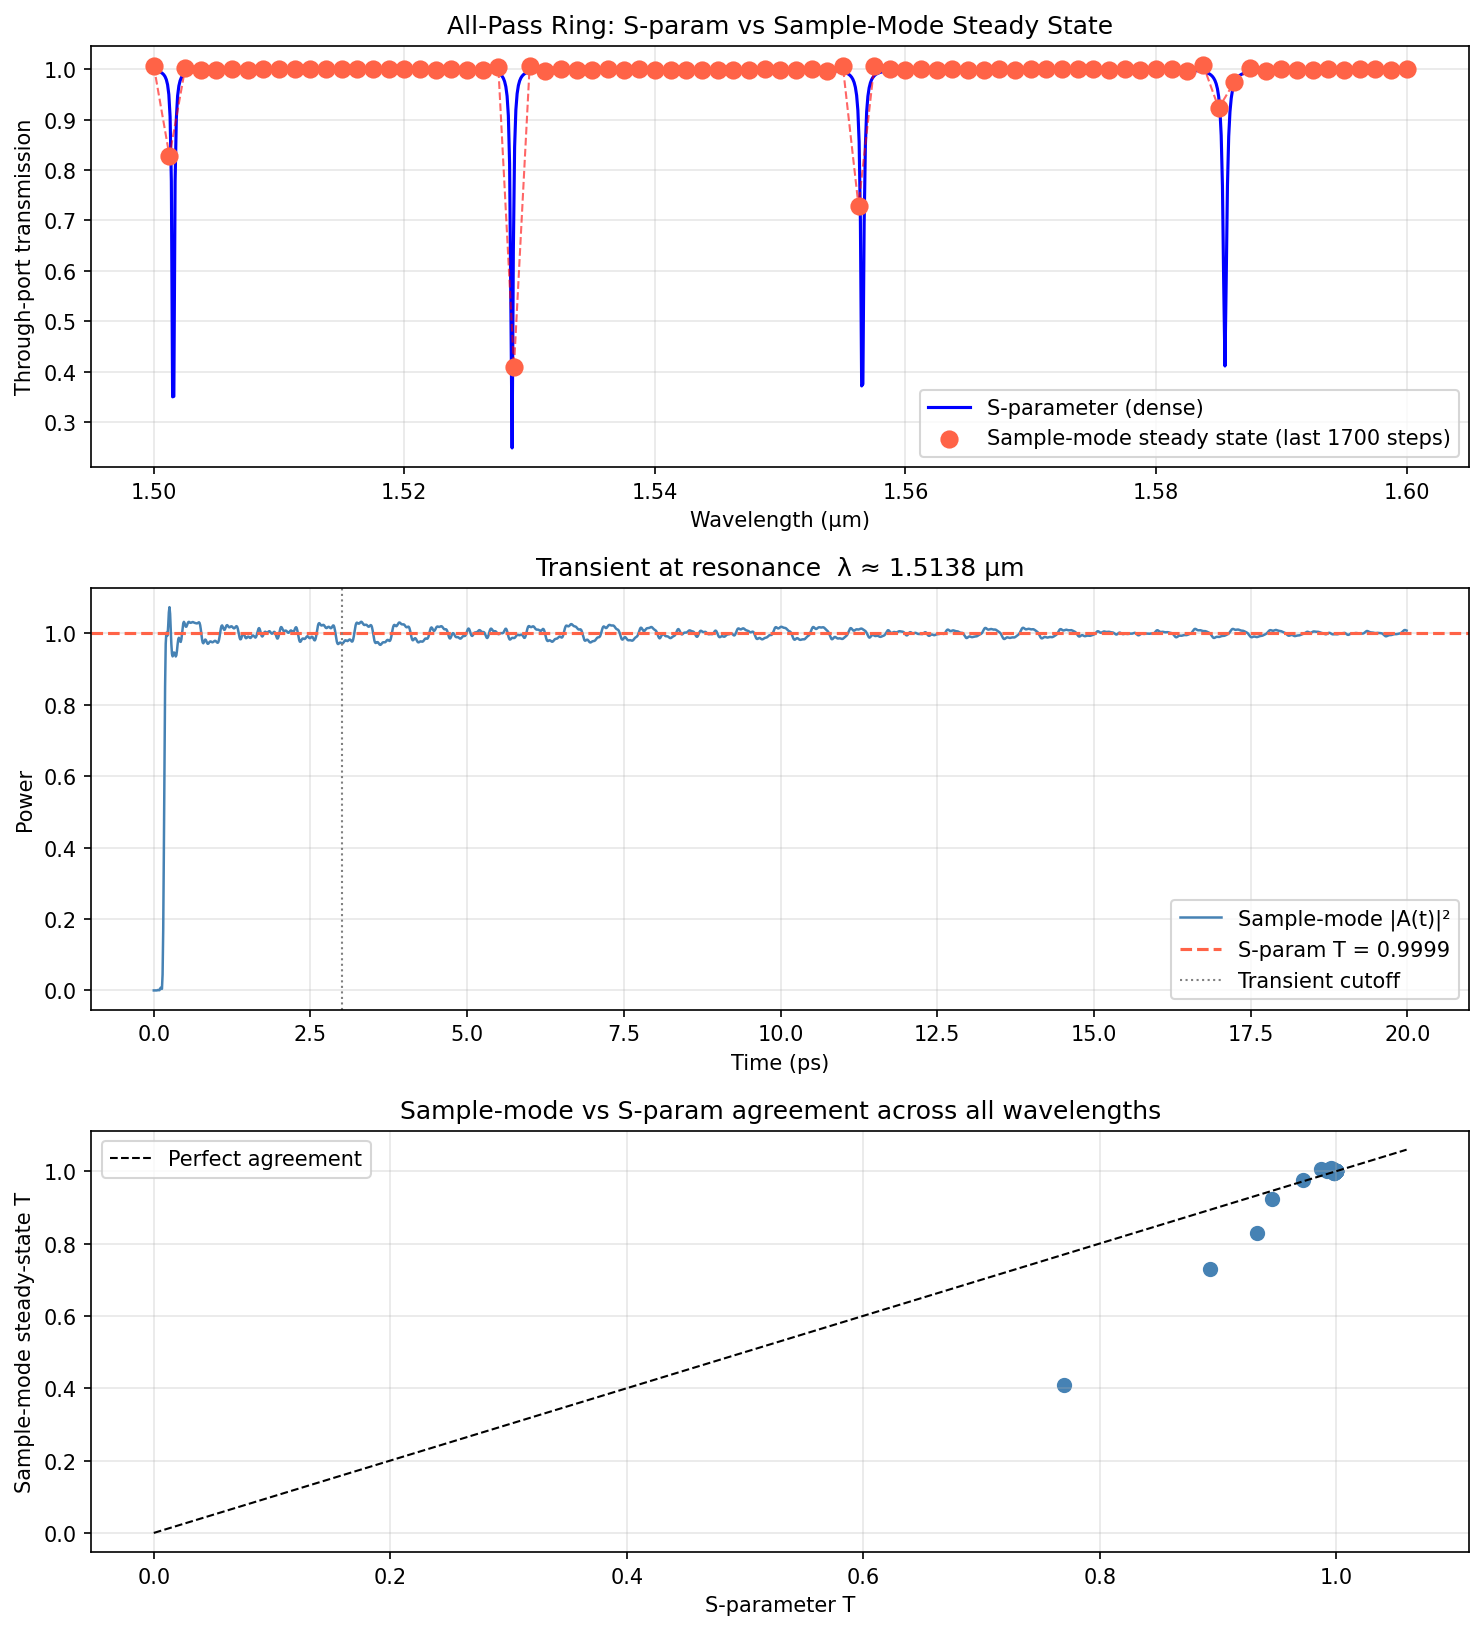

Write Python code to recreate this figure.
"""
single_ring_sm_test.py

Minimal test: sample-mode simulation of a single all-pass SiEPIC ring resonator
versus the exact S-parameter frequency response.

Goal: verify that the frequency-shifting code (exp(j*delta_omega)*A, B) drives the
sample-mode steady state to the correct S-parameter transmission at each wavelength.

Topology
--------
  OpticalCombSource ──► half_ring ──► [output]
                           │    ▲
                           ▼    │
                        waveguide (ring cavity)

Run
---
  cd <repo root>
  python examples/single_ring_sm_test.py
"""
import numpy as np
import jax.numpy as jnp
import matplotlib.pyplot as plt

from simphony.circuit.circuit import Circuit
from simphony.simulation.s_parameter import (
    SParameterSimulation,
    SParameterSimulationParameters,
)
from simphony.simulation.sample_mode import (
    SampleModeSimulation,
    SampleModeSimulationParameters,
)
from simphony.libraries.ideal.sources import OpticalCombSource
from simphony.libraries.siepic import half_ring, waveguide

# ── Ring parameters ───────────────────────────────────────────────────────────
# half_ring: gap (nm), radius (µm), width (nm), thickness (nm)
# waveguide:  length (µm), width (nm), height (nm), loss (dB/cm)
# Ring round-trip: π*radius + length ≈ π*5 + 5 ≈ 20.7 µm
# T_rt ≈ ng * L_rt / c ≈ 3.7 * 20.7e-6 / 3e8 ≈ 255 fs  →  dt must be well below this
HR = dict(pol="te", gap=100, radius=5, width=500, thickness=220, coupling_length=0)
WG = dict(pol="te", length=5.0, width=500, height=220, loss=100.0)

DT        = 1e-14   # 10 fs  (dt ≪ T_rt ✓, and waveguide VF fit is near machine precision)
N_STEPS   = 2000
TRANSIENT = 300     # steps to discard when averaging steady state

# ── Wavelength grids ──────────────────────────────────────────────────────────
wl_sp_um = np.linspace(1.50, 1.60, 1001)         # dense S-param grid (µm)
sm_wl_m  = jnp.linspace(1.50, 1.60, 81) * 1e-6  # sample-mode probe wavelengths (m)
sm_wl_um = np.array(sm_wl_m) * 1e6              # same, in µm for plotting

# ── Vector-fitting parameters (passed per-component in pre-wrapped format) ────
VF = dict(
    model_order=None,       # auto-select via golden-section search
    min_model_order=2,
    max_model_order=30,
    num_frequency_samples=800,
    center_wavelength=1.55e-6,
    spectral_range=(1.50e-6, 1.60e-6),
)

# ── S-parameter simulation (ground truth) ─────────────────────────────────────
ring_netlist = {
    "instances":   {"hr": "half_ring", "wg": "waveguide"},
    "connections": {"hr,port_2": "wg,o0", "wg,o1": "hr,port_4"},
    "ports":       {"in": "hr,port_1", "out": "hr,port_3"},
}
sp_circuit  = Circuit(ring_netlist, {"half_ring": half_ring, "waveguide": waveguide})
sp_settings = {"hr": HR, "wg": WG}
sp_sim      = SParameterSimulation(sp_circuit, sp_settings, SParameterSimulationParameters())
sp_result   = sp_sim.run(wl=wl_sp_um)
sp_T        = np.abs(np.array(sp_result.s_parameters[("in", "out")]))**2

# S-param at exactly the sample-mode probe wavelengths (for direct comparison)
sp_at_sm    = np.abs(np.array(sp_sim.run(wl=sm_wl_um).s_parameters[("in", "out")]))**2
print(f"S-parameter done.  T range: [{sp_T.min():.4f}, {sp_T.max():.4f}]")

# ── Sample-mode simulation ────────────────────────────────────────────────────
# Settings in pre-wrapped format so vector_fitting_parameters is picked up
# correctly alongside sax_settings (avoids the auto-wrap that would bury VF params).
sm_netlist = {
    "instances": {
        "hr":     "half_ring",
        "wg":     "waveguide",
        "source": "comb_source",
    },
    "connections": {
        "hr,port_2":  "wg,o0",
        "wg,o1":      "hr,port_4",
        "source,o0":  "hr,port_1",
    },
    "ports": {"out": "hr,port_3"},
}
sm_models   = {"half_ring": half_ring, "waveguide": waveguide, "comb_source": OpticalCombSource}
sm_circuit  = Circuit(sm_netlist, sm_models)

sm_settings = {
    "hr":     {"sax_settings": HR, "vector_fitting_parameters": VF},
    "wg":     {"sax_settings": WG, "vector_fitting_parameters": VF},
    "source": {"wavelength": sm_wl_m, "linewidth": 0.0},
}
sm_params = SampleModeSimulationParameters(
    optical_baseband_wavelengths=sm_wl_m,
    dt=DT,
    num_time_steps=N_STEPS,
)

sm_sim = SampleModeSimulation(
    sm_circuit,
    sm_settings,
    tracked_ports={"out": "hr,port_3"},
    simulation_parameters=sm_params,
)

print(f"Running sample-mode: {N_STEPS} steps × {len(sm_wl_m)} wavelengths, dt={DT:.0e} s …")
sm_result = sm_sim.run(use_jit=True)
print("Done.")

# ── Inspect all output signals ────────────────────────────────────────────────
print("\nAll output signals in result:")
for inst, ports in sm_result.items():
    for port, sig in ports.items():
        if hasattr(sig, "amplitude"):
            amp = np.array(sig.amplitude)
            print(f"  {inst!r:45s}  port={port!r:10s}  "
                  f"shape={str(amp.shape):15s}  max|A|={np.abs(amp).max():.4f}")

# ── Find the ring through-port output (port_3) ───────────────────────────────
out_amp   = None
out_label = None
n_wl      = len(sm_wl_m)

for inst, ports in sm_result.items():
    for port, sig in ports.items():
        if hasattr(sig, "amplitude"):
            amp = np.array(sig.amplitude)
            if amp.ndim == 3 and amp.shape[1] == n_wl and "port_3" in port:
                out_amp   = amp
                out_label = f"{inst}  port={port}"
                break
    if out_amp is not None:
        break

if out_amp is None:
    # Fallback: highest-power optical signal with correct wavelength count
    best = 0.0
    for inst, ports in sm_result.items():
        for port, sig in ports.items():
            if hasattr(sig, "amplitude"):
                amp = np.array(sig.amplitude)
                if amp.ndim == 3 and amp.shape[1] == n_wl:
                    p = float(np.abs(amp[TRANSIENT:]).max())
                    if p > best:
                        best, out_amp, out_label = p, amp, f"{inst}  port={port}"

print(f"\nUsing output signal: {out_label}")

# Steady-state: time-average of |amplitude|² after the transient
sm_T_steady = np.mean(np.abs(out_amp[TRANSIENT:, :, 0])**2, axis=0)  # (L,)

# ── Comparison table ──────────────────────────────────────────────────────────
print(f"\n{'Wavelength (µm)':<18} {'S-param T':>10} {'SM steady T':>12} {'ratio':>8}")
print("-" * 52)
for i in range(0, n_wl, max(1, n_wl // 10)):
    wl  = sm_wl_um[i]
    spt = sp_at_sm[i]
    smt = sm_T_steady[i]
    ratio = smt / spt if spt > 1e-6 else float("nan")
    print(f"  {wl:.4f}            {spt:>10.4f}   {smt:>10.4f}   {ratio:>8.3f}")

# ── Plots ─────────────────────────────────────────────────────────────────────
t_ps  = np.arange(N_STEPS) * DT * 1e12
res_i = int(np.argmax(sp_at_sm))   # wavelength index closest to a resonance

fig, axes = plt.subplots(3, 1, figsize=(10, 11))

# 1. Filter spectrum: S-param vs sample-mode steady state
ax = axes[0]
ax.plot(wl_sp_um, sp_T, "b-", lw=1.5, label="S-parameter (dense)")
ax.scatter(sm_wl_um, sm_T_steady, s=60, color="tomato", zorder=5,
           label=f"Sample-mode steady state (last {N_STEPS-TRANSIENT} steps)")
ax.plot(sm_wl_um, sm_T_steady, "r--", lw=1.0, alpha=0.6)
ax.set_ylabel("Through-port transmission")
ax.set_xlabel("Wavelength (µm)")
ax.set_title("All-Pass Ring: S-param vs Sample-Mode Steady State")
ax.legend()
ax.grid(True, alpha=0.3)

# 2. Transient at the resonant wavelength
ax = axes[1]
power_vs_t = np.abs(out_amp[:, res_i, 0])**2
ax.plot(t_ps, power_vs_t, lw=1.2, color="steelblue", label="Sample-mode |A(t)|²")
ax.axhline(sp_at_sm[res_i], color="tomato", lw=1.5, ls="--",
           label=f"S-param T = {sp_at_sm[res_i]:.4f}")
ax.axvline(TRANSIENT * DT * 1e12, color="grey", ls=":", lw=1.0, label="Transient cutoff")
ax.set_xlabel("Time (ps)")
ax.set_ylabel("Power")
ax.set_title(f"Transient at resonance  λ ≈ {sm_wl_um[res_i]:.4f} µm")
ax.legend()
ax.grid(True, alpha=0.3)

# 3. Scatter: SM steady T vs S-param T for all probe wavelengths
ax = axes[2]
ax.scatter(sp_at_sm, sm_T_steady, s=40, color="steelblue")
lim = max(sp_at_sm.max(), sm_T_steady.max()) * 1.05
ax.plot([0, lim], [0, lim], "k--", lw=1.0, label="Perfect agreement")
ax.set_xlabel("S-parameter T")
ax.set_ylabel("Sample-mode steady-state T")
ax.set_title("Sample-mode vs S-param agreement across all wavelengths")
ax.legend()
ax.grid(True, alpha=0.3)

plt.tight_layout()
out_path = "examples/single_ring_sm_test_working_passive.png"
plt.savefig(out_path, dpi=150, bbox_inches="tight")
plt.show()
print(f"\nSaved {out_path}")
